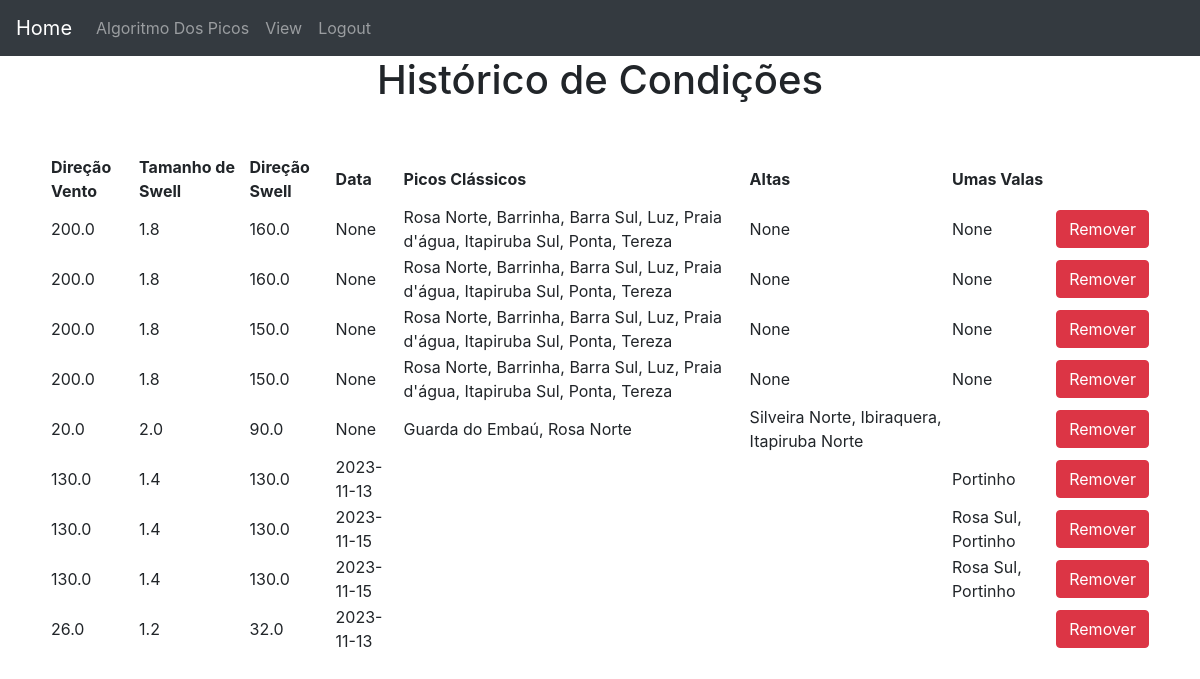
Screenshot of /view (signed in) with the database file from the repository.
### website/models.py (models this page shows)
class Historico(db.Model):
    id = db.Column(db.Integer, primary_key=True)
    usuario_id = db.Column(db.Integer, db.ForeignKey('usuario.id'))
    vento = db.Column(db.Float)
    swell = db.Column(db.Float)
    direcao = db.Column(db.Float)
    data = db.Column(db.Date)
    classicos = db.Column(db.String)
    altas = db.Column(db.String)
    vala = db.Column(db.String)

### website/views.py (the view)
@views.route('/view', methods=['GET'])
@login_required
def view():
    return render_template("view.html", usuario=current_user)

### website/__init__.py (called while the page is built)
def create_app():
    app = Flask(__name__)
    app.config['SECRET_KEY'] = 'você não vai adivinhar'
    app.config['SQLALCHEMY_DATABASE_URI'] = f'sqlite:///{DB_NAME}'
    db.init_app(app)
    admin.init_app(app)
    migrate = Migrate(app, db)
    from .views import views
    from .auth import auth
    app.register_blueprint(views, url_prefix='/')
    app.register_blueprint(auth, url_prefix='/')
    from .models import Usuario
    login_manager = LoginManager()
    login_manager.login_view = 'auth.login'
    login_manager.login_message = 'Faça o login para a acessar está página.'
    login_manager.init_app(app)
    @login_manager.user_loader
    def load_user(id):
        return Usuario.query.get(int(id))
    return app

### website/templates/view.html (shortened to what this page needs)
{% extends "base.html"%}
{% block content %}
    <h1 class="text-center">Histórico de Condições</h1>
    <table>
        <thead>
            <th>Direção Vento</th>
            <th>Tamanho de Swell</th>
            <th>Direção Swell</th>
            <th>Data</th>
            <th>Picos Clássicos</th>
            <th>Altas</th>
            <th>Umas Valas</th>
        </thead>
        {% for condicao in usuario.historico %}
            <tr>
                <td>{{condicao.vento}}</td>
                <td>{{condicao.swell}}</td>
                <td>{{condicao.direcao}}</td>
                <td>{{condicao.data}}</td>
                <td>{{condicao.classicos}}</td>
                <td>{{condicao.altas}}</td>
                <td>{{condicao.vala}}</td>
                <td><button type="button" class="btn btn-danger" onClick="removeHistorico({{ condicao.id }})">Remover</button></td>
            </tr>
        {% endfor %}
    </table>
{% endblock %}

### website/templates/base.html (shortened to what this page needs)
<!doctype html>
<html lang="pt-BR">
  <head>
    <link rel="stylesheet" href="../static/style.css">
    <link rel="stylesheet" href="https://cdn.jsdelivr.net/npm/bootstrap@4.6.2/dist/css/bootstrap.min.css"
>
  </head>
  <body>
    <nav class="navbar navbar-expand-lg navbar-dark bg-dark">
      <a class="navbar-brand" href="/">Home</a>
        <div class="collapse navbar-collapse" id="navbarNav">
          <ul class="navbar-nav">
          {% if usuario %}
            <li class="nav-item">
              <a class="nav-link" href="/algoritmo">Algoritmo Dos Picos</a>
            </li>
            <li class="nav-item">
              <a class="nav-link" href="/view">View</a>
            </li>
            <li class="nav-item">
              <a class="nav-link" href="/logout">Logout</a>
            </li>
          {% endif %}
          </ul>
        </div>
      </nav>
    <div class="div">
    {% block content %}
    {% endblock %}
    </div>
  </body>
</html>

### website/static/style.css (style rules this page uses)
.div { max-width: 100%; }
table { margin: 50px; }

### rows the page displays
Historico: vento "200.0", swell "1.8", direcao "160.0", data "None", classicos "Rosa Norte, Barrinha, Barra Sul, Luz, Praia d'água, Itapiruba Sul, Ponta, Tereza", altas "None", vala "None"
Historico: vento "200.0", swell "1.8", direcao "160.0", data "None", classicos "Rosa Norte, Barrinha, Barra Sul, Luz, Praia d'água, Itapiruba Sul, Ponta, Tereza", altas "None", vala "None"
Historico: vento "200.0", swell "1.8", direcao "150.0", data "None", classicos "Rosa Norte, Barrinha, Barra Sul, Luz, Praia d'água, Itapiruba Sul, Ponta, Tereza", altas "None", vala "None"
Historico: vento "200.0", swell "1.8", direcao "150.0", data "None", classicos "Rosa Norte, Barrinha, Barra Sul, Luz, Praia d'água, Itapiruba Sul, Ponta, Tereza", altas "None", vala "None"
Historico: vento "20.0", swell "2.0", direcao "90.0", data "None", classicos "Guarda do Embaú, Rosa Norte", altas "Silveira Norte, Ibiraquera, Itapiruba Norte"
Historico: vento "130.0", swell "1.4", direcao "130.0", data "2023-11-13", vala "Portinho"
Historico: vento "130.0", swell "1.4", direcao "130.0", data "2023-11-15", vala "Rosa Sul, Portinho"
Historico: vento "130.0", swell "1.4", direcao "130.0", data "2023-11-15", vala "Rosa Sul, Portinho"
Historico: vento "26.0", swell "1.2", direcao "32.0", data "2023-11-13"
